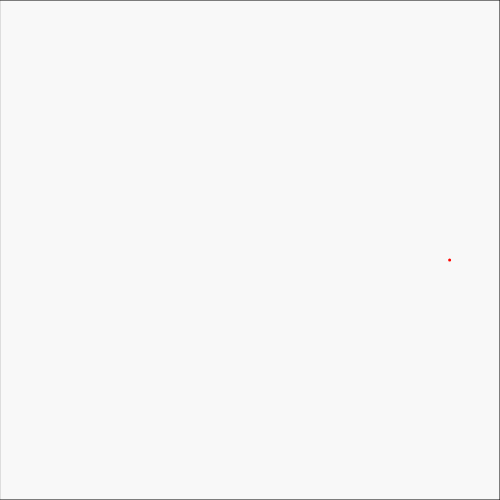
Frame 1 (no input)
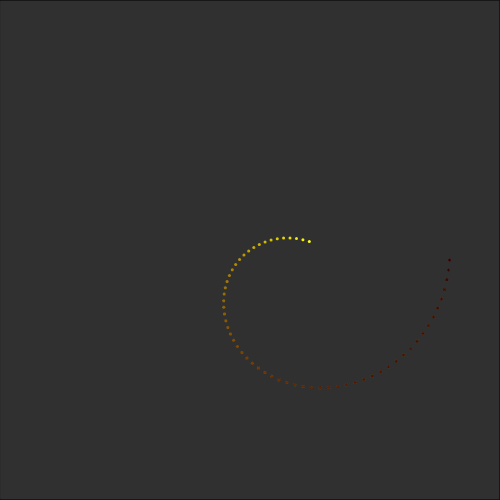
Frame 60 (no input)
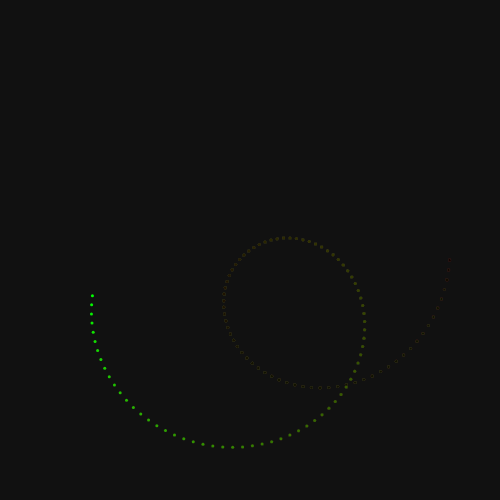
Frame 120 (the mouse pressed at the canvas centre since frame 60)

The p5.js sketch that drew these frames (run headless with seeded random() and noise() and a simulated clock; from frame 60 on, the mouse is pressed at the canvas centre):

// p5.js sketch
// ── sketch.js
/**
  * Thanks to Daniel Shiffman for the great tutorial on Rose patterns
  * https://www.youtube.com/watch?v=f5QBExMNB1I&t=673s
  *
  *
  * Questions
  * Can I group a collection of ellipses?
  * Can I move an object along a path?
  * How do I make this rose pattern rotate?
  * How do I export a gif?
  *
  */

var n = 0;
var change = 1;

function setup() {
  createCanvas(500, 500);

  // Use HSB color to control the hue of the ellipse
  colorMode(HSB, 360);
}

function draw() {
  frameRate(100);

  // Slowly fade out each slide
  fill(0, 10);
  rect(0, 0, width, height);

  // Center the animation
  translate(width / 2, height / 2);

  // Set the Numerator and Denominator
  // https://en.wikipedia.org/wiki/Rose_(mathematics)#/media/File:Rose-rhodonea-curve-7x9-chart-improved.svg
  var numerator = 5;
  var denominator = 8;

  var a = 0 + frameCount / 20;
  var k = numerator / denominator;
  var r = 200 * cos(k * a);
  var x = r * cos(a);
  var y = r * sin(a);

  translate(x, y)

  noStroke()

  // Change the hue from 0 to 360 then back to 0
  if (n <= 0) {
    change = 1;
  } else if (n >= 360) {
    change = -1;
  }

  n = n + change;

  fill(n, 360, 360);

  ellipse(0, 0, 3, 3);
}
